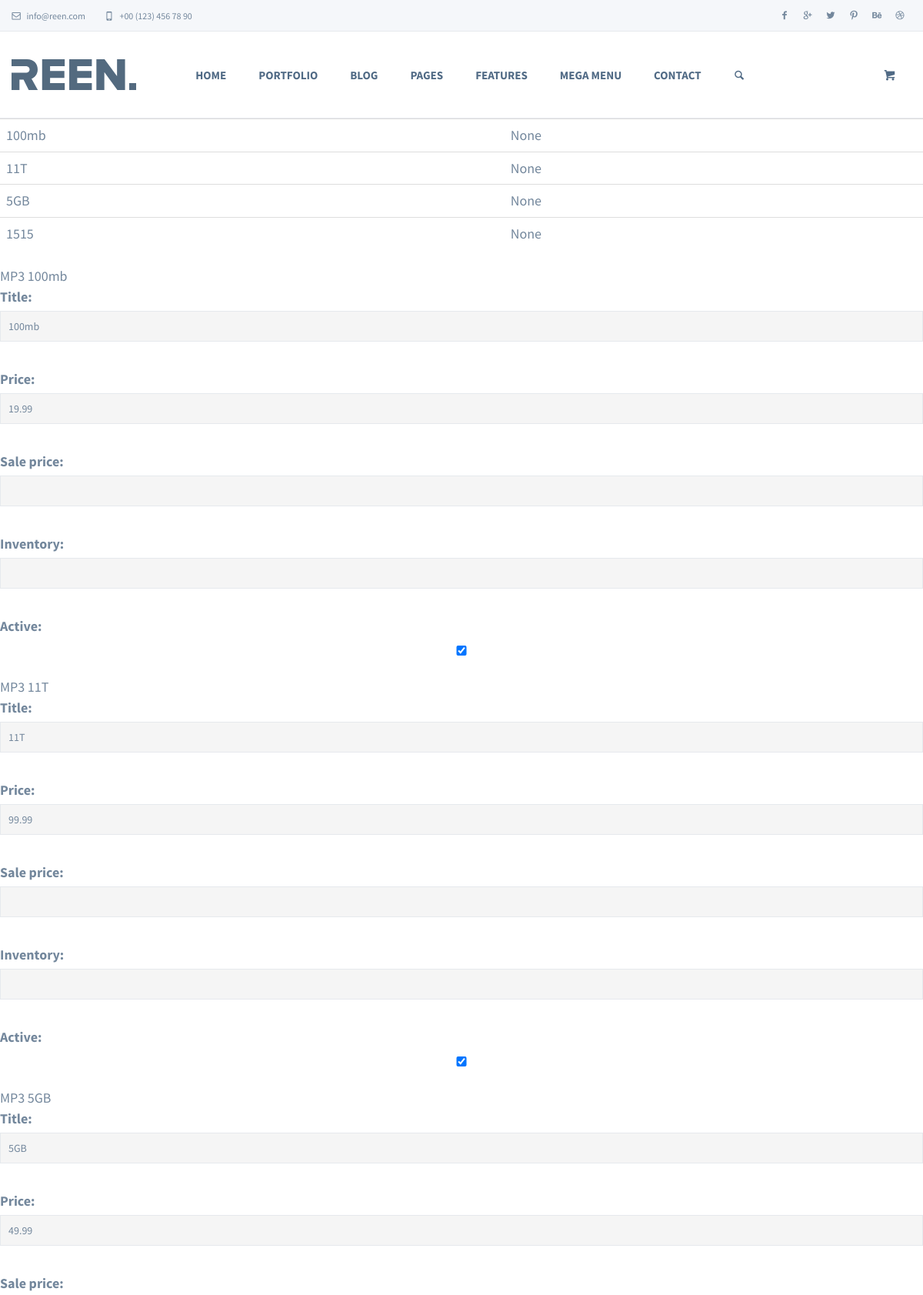
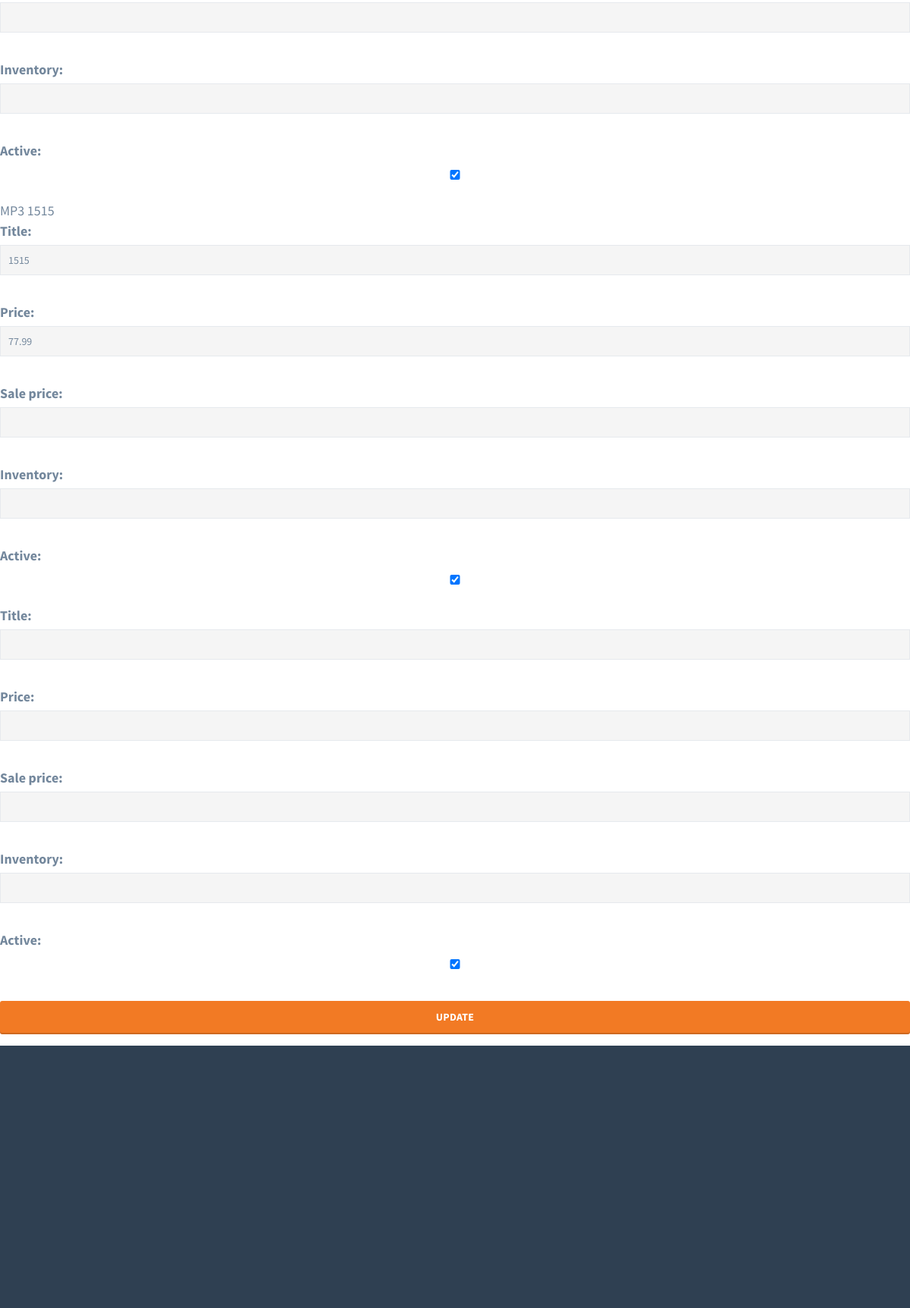
Screenshot of /product/1/inventory/ (signed in, upper part) with the database file from the repository (2 pictures, top to bottom).
### product/models.py (models this page shows, shortened)
class Variations(models.Model):
	product = models.ForeignKey(Product)
	title = models.CharField(max_length=120)
	description = models.TextField(blank=True, null=True)
	price = models.DecimalField(decimal_places=2, max_digits=20)
	sale_price = models.DecimalField(decimal_places=2, max_digits=20, null=True, blank=True)
	active = models.BooleanField(default=True)
	inventory = models.IntegerField(null=True, blank=True)
	def get_absolute_url(self):
		return self.product.get_absolute_url()
	'''
	Creating a link to add item/Variation to cart
	'''
	'''
	Creating a link to remove item/Variation to cart
	'''

### product/views.py (the view, shortened to what this page needs)
# urls.py: url(r'^(?P<pk>\d+)/inventory/$', views.VariationsListView.as_view(), name="product_inventory"),
class VariationsListView(StaffRequiredMixin, ListView):
	model = Variations
	queryset = Variations.objects.all()
	'''
	Rendering Form
	'''
	def get_context_data(self, *args, **kwargs):
		context = super(VariationsListView, self).get_context_data(*args, **kwargs)
		context["formset"] = VariationsInventoryFormSet(queryset=self.get_queryset())
		return context
	'''
	Obtaining variations for a particular product based on a pruduct pk
	out of all Variations
	'''
	def get_queryset(self, *args, **kwargs):
		product_pk = self.kwargs.get("pk")
		if product_pk:
			product = get_object_or_404(Product, pk=product_pk)
			queryset = Variations.objects.filter(product=product)
		return queryset
	'''
	This POST method can handle FILES
	Messages alert user when something has been done in the system
	'''

### product/mixins.py (called while the page is built)
	@method_decorator(login_required)
	def dispatch(self, request, *args, **kwargs):
		if request.user.is_staff:
			return super(StaffRequiredMixin, self).dispatch(request, *args, **kwargs)
		else:
			raise Http404

### product/models.py (called while the page is built)
	def active(self):
		return self.filter(active=True)

	def get_queryset(self):
		return ProductQuerySet(self.model, using=self._db)

	def all(self, *args, **kwargs):
		return self.get_queryset().active()

	def get_absolute_url(self):
		return reverse("product:product_detail", kwargs={"pk":self.pk})

### product/templates/product/variations_list.html (shortened to what this page needs)
{% extends "product/base.html" %}
{% block content %}
<table class='table'>
{% for object in object_list %}
<tr>
<td>
<a href='{{ object.get_absolute_url }}'>{{ object.title }}</a></td><td>{{ object.inventory}}</td>
</tr>
{% endfor %}
<table>
<form method="POST" action="">
{% for form in formset %}
{{ form.as_p }}
{% endfor %}
<input type="submit" value="Update" class="btn">
</form>
{% endblock %}

### website/static/website/assets/css/orange.css (style rules this page uses)
.btn, .classic-blog .post .date, .navbar .dropdown-menu:not(.yamm-dropdown-menu) > .active > a, .navbar .dropdown-menu:not(.yamm-dropdown-menu) > .active > a:focus, .navbar .dropdown-menu:not(.yamm-dropdown-menu) > .active > a:hover, .navbar .dropdown-menu:not(.yamm-dropdown-menu) > li > a:focus, .navbar .dropdown-menu:not(.yamm-dropdown-menu) > li > a:hover, .navbar .dropdown-submenu:focus > a, .navbar .dropdown-submenu:hover > a, .owl-pagination .owl-page.active span, .owl-pagination .owl-page:hover span, #owl-main .caption h1 span.tint-bg, #owl-main .caption p span.tint-bg, .pagination > li > a, .pagination > li > span, .post.format-quote, .sidemeta .format-wrapper a:hover, .sidenav li a:hover, .tabs-circle-top .tab.active a, .tabs-side .tab a:hover, .tabs-top .tab a:hover, .tint-bg, .tint-bg.img-bg-soft:before, .tint-bg.img-bg-softer:before, .tooltip-inner { background-color: #F27A24; }

### rows the page displays
Variations: title "100mb", inventory "None"
Variations: title "11T", inventory "None"
Variations: title "5GB", inventory "None"
Variations: title "1515", inventory "None"
